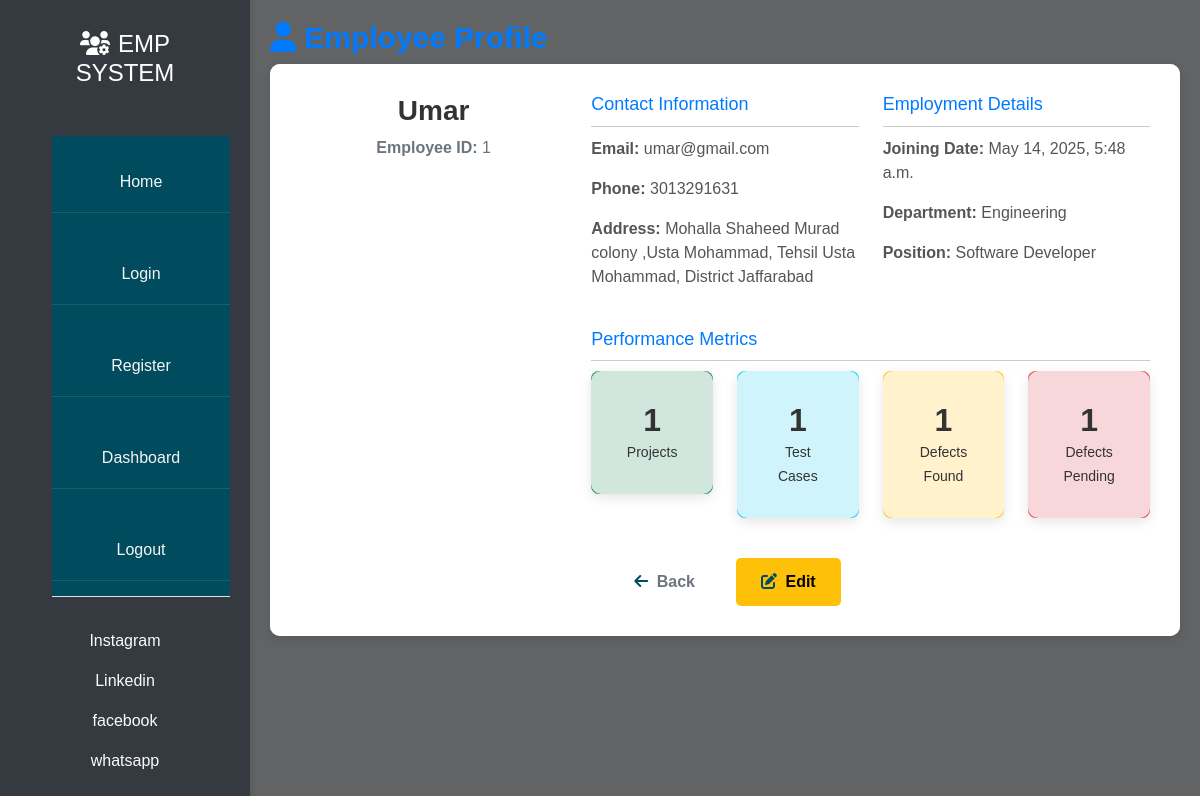
The page /singleemployee/1/ (signed in) on the database its author committed.
### App/models.py (models this page shows, shortened)
class Employee(models.Model):
    user = models.OneToOneField(User, on_delete=models.CASCADE)
    phone = models.BigIntegerField(blank=True, null=True)
    address = models.TextField(blank=True, null=True)
    joining_date = models.DateTimeField(auto_now_add=True)
    total_project = models.IntegerField(default=1)
    total_test_case = models.IntegerField(default=1)
    total_defects_found = models.IntegerField(default=1)
    total_defects_pending = models.IntegerField(default=1)

### App/views.py (the view)
# urls.py: path('singleemployee/<id>/', singleemployee_page, name='singleemployee_page'),
@login_required(login_url='/login/')
def singleemployee_page(request, id):
    queryset = Employee.objects.get(id = id)
    context = {'employees':queryset}
    return render(request, 'singleemploye.html', context)

### App/templates/singleemploye.html (shortened to what this page needs)
{% extends 'showlinks.html' %}
{% block start %}
{% load static %}
    <link rel="stylesheet" href="{% static 'singleemp.css' %}">
<body>
    <div class="main-content">
        <div class="content-header">
            <h2><i class="fas fa-user me-2"></i>Employee Profile</h2>
        </div>
        <div class="card">
            <div class="card-body d-flex flex-column" style="min-height: 100%;">
                <div class="row">
                    <div class="col-md-4 text-center">
                        <h3><strong>{{ employees.user.username }}</strong></h3>
                        <p class="text-muted"><strong>Employee ID:</strong> {{ employees.user.id }}</p>
                    </div>
                    <div class="col-md-8">
                        <div class="row">
                            <div class="col-md-6">
                                <div class="mb-4">
                                    <h5 class="text-primary">Contact Information</h5>
                                    <hr>
                                    <p><strong>Email:</strong> {{ employees.user.email }}</p>
                                    <p><strong>Phone:</strong> {{ employees.phone }}</p>
                                    <p><strong>Address:</strong> {{ employees.address }}</p>
                                </div>
                            </div>
                            <div class="col-md-6">
                                <div class="mb-4">
                                    <h5 class="text-primary">Employment Details</h5>
                                    <hr>
                                    <p><strong>Joining Date:</strong> {{ employees.joining_date }}</p>
                                    <p><strong>Department:</strong> Engineering</p>
                                    <p><strong>Position:</strong> Software Developer</p>
                                </div>
                            </div>
                        </div>
                        <div class="row mt-3">
                            <div class="col-md-12">
                                <h5 class="text-primary">Performance Metrics</h5>
                                <hr>
                                <div class="row">
                                    <div class="col-md-3 text-center">
                                        <div class="card bg-success text-white mb-3">
                                            <div class="card-body">
                                                <h2 class="mb-0">{{ employees.total_project }}</h2>
                                                <small>Projects</small>
                                            </div>
                                        </div>
                                    </div>
                                    <div class="col-md-3 text-center">
                                        <div class="card bg-info text-white mb-3">
                                            <div class="card-body">
                                                <h2 class="mb-0">{{ employees.total_test_case}}</h2>
                                                <small>Test Cases</small>
                                            </div>
                                        </div>
                                    </div>
                                    <div class="col-md-3 text-center">
                                        <div class="card bg-warning text-white mb-3">
                                            <div class="card-body">
                                                <h2 class="mb-0">{{ employees.total_defects_found }}</h2>
                                                <small>Defects Found</small>
                                            </div>
                                        </div>
                                    </div>
                                    <div class="col-md-3 text-center">
                                        <div class="card bg-danger text-white mb-3">
                                            <div class="card-body">
                                                <h2 class="mb-0">{{ employees.total_defects_pending }}</h2>
                                                <small>Defects Pending</small>
                                            </div>
                                        </div>
                                    </div>
                                </div>
                            </div>
                        </div>
                    </div>
                </div>
                <div class="mt-auto d-flex justify-content-center pt-4">
                    <a href="/dashboard/" class="btn btn-outline-secondary me-3">
                        <i class="fas fa-arrow-left me-1"></i> Back
                    </a>
                    <a href="/updateemployee/{{ employees.id }}/" class="btn btn-warning">
                        <i class="fas fa-edit me-1"></i> Edit
                    </a>
                </div>
            </div>
        </div>
    </div>
</body>
</html>
{% endblock %}

### App/templates/showlinks.html (shortened to what this page needs)
{% load static %}
<!DOCTYPE html>
<html lang="en">
<head>
    <link href="https://cdn.jsdelivr.net/npm/bootstrap@5.1.3/dist/css/bootstrap.min.css" rel="stylesheet" />
    <link rel="stylesheet" href="https://cdnjs.cloudflare.com/ajax/libs/font-awesome/6.0.0/css/all.min.css" />
  <link rel="stylesheet" href="{% static 'home.css' %}" />
</head>
<body>
  <div class="sidebar">
    <div class="sidebar-header">
      <h3><i class="fas fa-users-cog me-2"></i>EMP SYSTEM</h3>
    </div>
    <ul class="nav-links">
          <ul class="nav nav-tabs nav-fill" style="background-color:rgb(0, 75, 93);">
                <li class="nav-item">
                  <a class="nav-link" style="color:whitesmoke;" href="/home/">Home</a>
                </li>
                <li class="nav-item">
                  <a class="nav-link" style="color:whitesmoke;" href="/login/">Login</a>
                </li>
                <li class="nav-item">
                  <a class="nav-link" style="color:whitesmoke;" href="/register/">Register</a>
                </li>
                <li class="nav-item">
                    <a class="nav-link" style="color:whitesmoke;" href="/dashboard/">Dashboard</a>
                  </li>
                <li class="nav-item">
                  <a class="nav-link"   style="color:whitesmoke;" href="/logout/">Logout</a>
                </li>
          </ul>
  </ul>
    <div class="social-links mt-4 px-3">
            <ul class="nav justify-content-center">
                <li class="nav-item">
                  <a class="nav-link"  style="color:rgb(250, 251, 252);"  href="#">Instagram</a>
                </li>
                <li class="nav-item">
                  <a class="nav-link"  style="color:rgb(250, 251, 252);" href="#">Linkedin</a>
                </li>
                <li class="nav-item">
                  <a class="nav-link"  style="color:rgb(250, 251, 252);" href="#">facebook</a>
                </li>
                <li class="nav-item">
                  <a class="nav-link"  style="color:rgb(250, 251, 252);" href="#">whatsapp</a>
                </li>
              </ul>
    </div>
  </div>
  {% block start %}
  {% endblock %}
</body>
</html>

### App/static/home.css (style rules this page uses)
:root { --primary-color: #004b5d; --secondary-color: #f8f9fa; --accent-color: #17a2b8; --dark-color: #343a40; --light-color: #ffffff; --table-bg-color: rgba(255, 255, 255, 0.1); --table-text-color: #ffffff; --highlight-color: #00c2cb; }
* { margin: 0; padding: 0; box-sizing: border-box; }
html, body { height: 100%; }
body { font-family: 'Segoe UI', Tahoma, Geneva, Verdana, sans-serif; background: linear-gradient(rgba(0, 0, 0, 0.6), rgba(0, 0, 0, 0.6)), url("pics/office-bg.jpg"); background-size: cover; background-position: center; background-repeat: no-repeat; background-attachment: fixed; color: #ffffff; display: flex; flex-direction: column; }
.main-content { margin-left: 250px; width: calc(100% - 250px); padding: 20px; display: flex; flex-direction: column; min-height: 100vh; }
.card-body { color: #333; background-color: rgba(255, 255, 255, 0.8); padding: 20px; border-radius: 10px; }
.card-body i { color: var(--primary-color); }
.card-body p { color: #555; }
.card { transition: all 0.3s ease; }
.btn { padding: 12px 25px; border-radius: 5px; border: none; cursor: pointer; font-weight: 600; transition: all 0.3s; }

### App/static/singleemp.css (style rules this page uses)
html, body { font-family: Arial, sans-serif; height: 100%; background-color: #f4f7fa; color: #333; }
.sidebar { background-color: #343a40; color: #fff; height: 100vh; padding: 20px; position: fixed; top: 0; left: 0; width: 250px; box-shadow: 2px 0 5px rgba(0, 0, 0, 0.1); }
.sidebar-header { font-size: 24px; margin-bottom: 30px; }
.sidebar .nav-links li { list-style-type: none; margin: 15px 0; }
.sidebar .nav-links li a { color: #ddd; text-decoration: none; font-size: 16px; display: block; }
.main-content { margin-left: 250px; padding: 20px; min-height: 100vh; }
.content-header h2 { font-size: 30px; font-weight: bold; color: #007bff; }
.card { border: none; border-radius: 10px; box-shadow: 0 4px 12px rgba(0, 0, 0, 0.1); }
.text-primary { color: #007bff !important; }
.card-body { padding: 30px; }
.card-body h5 { font-size: 18px; color: #007bff; }
.card-body hr { margin: 10px 0; }
.card-body p { font-size: 16px; line-height: 1.5; }
.card.bg-success, .card.bg-info, .card.bg-warning, .card.bg-danger { border-radius: 8px; }
.card-body h2 { font-size: 32px; font-weight: bold; }
.card-body small { font-size: 14px; }

### App/templates/showlinks.html (style rules this page uses)
.sidebar { background-color: var(--primary-color); color: white; height: 100vh; width: 250px; position: fixed; padding-top: 20px; transition: all 0.3s; z-index: 1000; }
.sidebar-header { padding: 10px 20px; text-align: center; margin-bottom: 30px; }
.sidebar-header h3 { color: white; font-size: 1.5rem; }
.nav-links { list-style: none; }
.nav-links li { padding: 10px 20px; border-bottom: 1px solid rgba(255, 255, 255, 0.1); }
.nav-links li a { color: white; text-decoration: none; display: block; transition: all 0.3s; }

### rows shown on the page
Employee: user.username "Umar", user.id "1", user.email "umar@gmail.com", phone "3013291631", address "Mohalla Shaheed Murad colony ,Usta Mohammad, Tehsil Usta Mohammad, District Jaffarabad", joining_date "May 14, 2025, 5:48 a.m.", total_project "1", total_test_case "1", total_defects_found "1", total_defects_pending "1"
